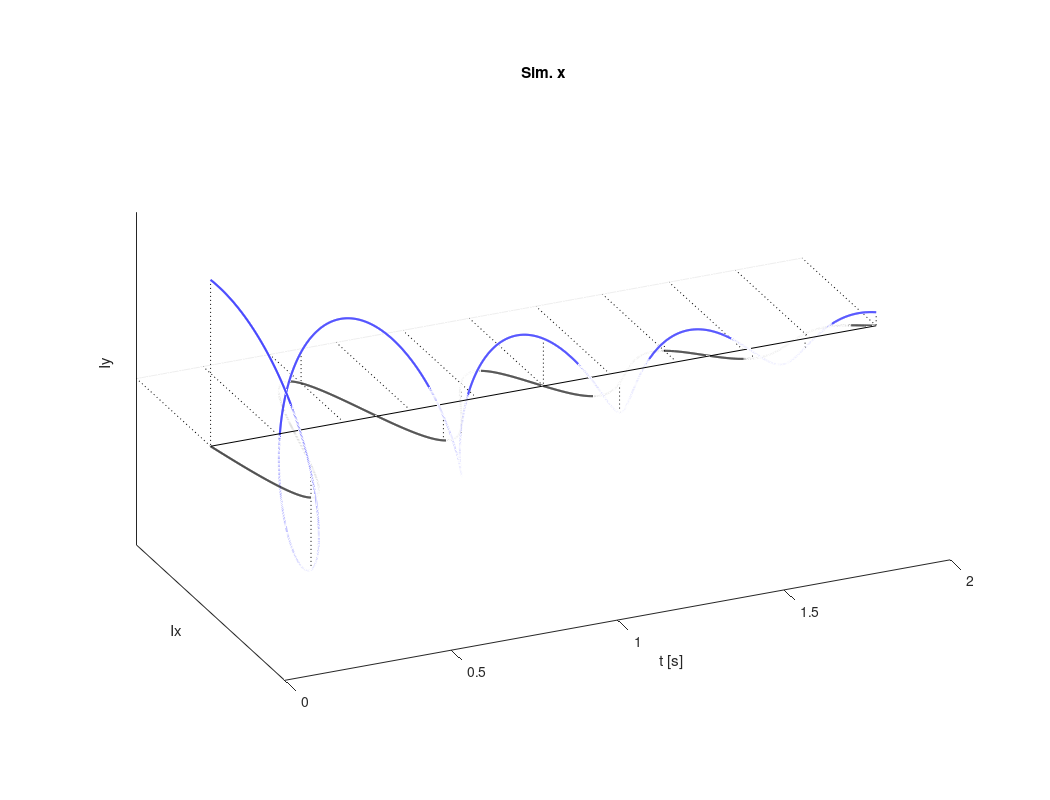
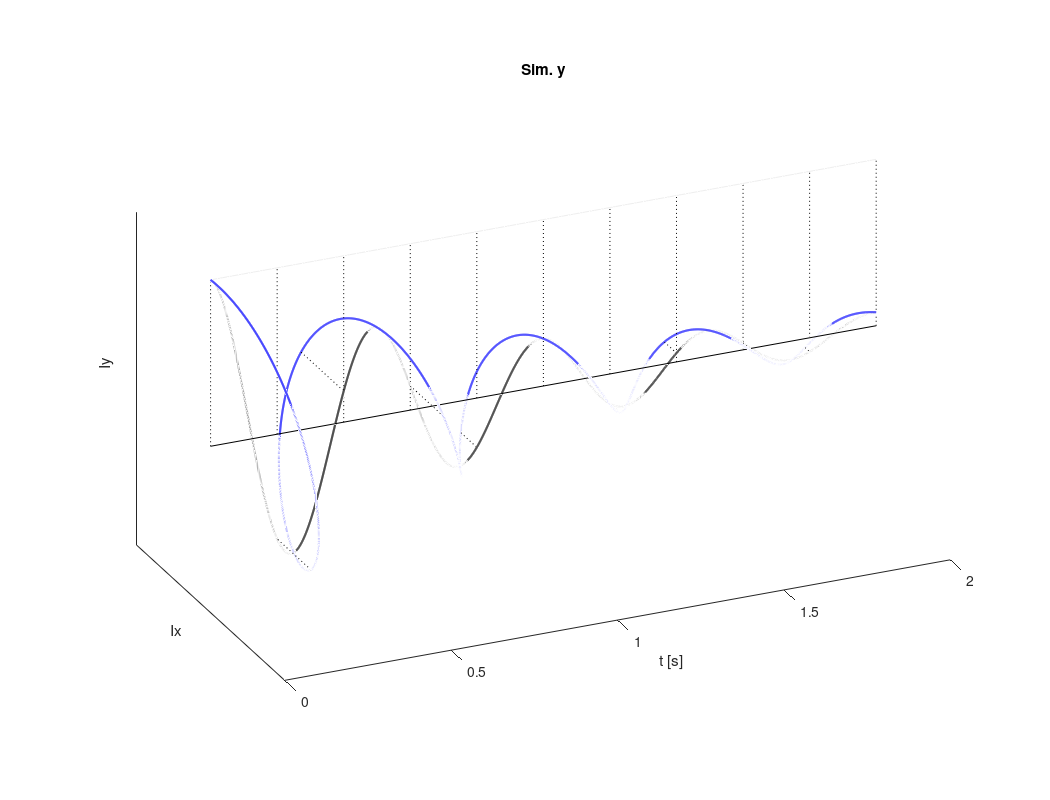

The MATLAB script that drew these images, in order:
clear all
detector_phase=[0];
main_ratio=1;

%for mainlooop=[-2:4]
for mainlooop=[0:1]
    %for mainlooop=[2]
    
    phi_an_orig=20;
    
    phase_in=0;
    dist_in_hz=0;
    erro_in_deg=0;
    add_text='';
    sw=5;
    dw=1/(1*sw);
    disp(['Dwell time = ' num2str(dw) '/n with n=1 or 2'])
    %t=0:dw:1000;
    %t=0:dw:10000-dw;
    ffac=1000;
    th=0:dw/(2*ffac):2+dw/(2*ffac);
    
    t=th(1:2:end);
    lb=1/5;%1/2
    listpos=1:ffac:size(t,2);
    
    
    %nu=[2.01321321 ];
    amp=[1 0.1 0.1 0.1 0.5];
    height=[0.99 0.9 0.5 ];
    height=[0.99 0.9 ];
    heightfirst=[ 0.5 0.1 0.02  ];
    heightfirstd=[ 0.1 0.02 ];
    
    %%sim td complex points
    % fid_sim= (main_ratio)*exp(j*2*pi*((t )*nu)).*exp(-t*2*pi*lb);
    %%seq td*2 real points
    fid_full=(0)*th;
    nu=[5 -5 -2 1 9.5];
    nu=[-1.13];
    nu=[-2];%from -sw/2 to sw/2
    nurref=-sw/2;
    if mainlooop==1
        ti_txt='Sim. y';
        
        nuref=[nurref]*0;
        fid_ref=fid_full+exp(0*pi/2+1i*2*pi*((th)*nuref));%.*exp(-th*2*pi*lb);
        fid_ref=fid_ref(1:2:end);% 1, 3, 5...
    end
    if mainlooop==0
        ti_txt='Sim. x';
        nuref=[nurref]*0;
        fid_ref=fid_full+exp(1i*(pi/2+2*pi*((th)*nuref)));%.*exp(-th*2*pi*lb);
        fid_ref=fid_ref(1:2:end);% 1, 3, 5...
    end
    
    if mainlooop==2
        ti_txt='Redfield ';
        
        nuref=[nurref]*1;
        fid_ref=fid_full+exp(1i*(1*pi/2+2*pi*((th)*nuref)));%.*exp(-th*2*pi*lb);
    end
    if mainlooop==3
        ti_txt='Redfield unwinded';
        
        nuref=[0]*0000000;
        nu=nu-[ nurref];
        fid_ref=fid_full+exp(1i*(1*pi/2+2*pi*((th)*nuref)));%.*exp(-th*2*pi*lb);
    end
    if mainlooop==4
        ti_txt='Single channel -0.125 Hz shift';
        
        nuref=-0.125;
        fid_ref=fid_full+exp(1i*(1*pi/2+2*pi*((th)*nuref)));%.*exp(-th*2*pi*lb);
    end
    if mainlooop==-1
        ti_txt='Sim y -0.125 Hz shift';
        
        nuref=-0.125;
        fid_ref=fid_full+exp(1i*(000*pi/2+2*pi*((th)*nuref)));%.*exp(-th*2*pi*lb);
        fid_ref=fid_ref(1:2:end);% 1, 3, 5...
        
    end
    if mainlooop==-2
        ti_txt='Sim x -0.125 Hz shift';
        
        nuref=-0.125;
        fid_ref=fid_full+exp(1i*(1*pi/2+2*pi*((th)*nuref)));%.*exp(-th*2*pi*lb);
        fid_ref=fid_ref(1:2:end);% 1, 3, 5...
        
    end
    nu_shifted=nu+sw/2;%list of frequ all positive for "qf"
    for loo_spi=1:size(nu,2)
        fid_full=fid_full+amp(1,loo_spi)*exp(1i*2*pi*((th)*nu(1,loo_spi))).*exp(-th*2*pi*lb);
    end
    fid_full=(fid_full*exp(1i*detector_phase/180*pi));
    fid_full_shfited=0*fid_full;
    for loo_spi=1:size(nu_shifted,2)
        fid_full_shfited=fid_full_shfited+amp(1,loo_spi)*exp(1i*2*pi*((th)*nu_shifted(1,loo_spi))).*exp(-th*2*pi*lb);
    end
    fid_full_shfited=real(fid_full_shfited*exp(1i*detector_phase/180*pi));
    
    fid_sim=fid_full(1:2:end);% 1, 3, 5...
    fid_seq= 0*fid_full;
    %  figure(1111);clf;plot(real(phase_in));dfasdf
    
    %mamip to get seq data algebra (phase 90)
    %     skip_detail=1;
    %     if skip_detail==0,
    %         for cursor=1:size(fid_full,2),
    %             if mod(cursor-1,4)==0,
    %                 fid_seq(cursor)=+real(fid_full(1,cursor));
    %             end
    %             if mod(cursor-1,4)==1,
    %                 fid_seq(cursor)=+imag(fid_full(1,cursor));
    %             end
    %             if mod(cursor-1,4)==2,
    %                 fid_seq(cursor)=-real(fid_full(1,cursor));
    %             end
    %             if mod(cursor-1,4)==3,
    %                 fid_seq(cursor)=-imag(fid_full(1,cursor));
    %             end
    %         end
    %     else
    %same as above, but using phase
    phi_an=(-90-phi_an_orig)/180*pi;%normally for qseq, tppi, refield: phi_an=pi/2;
    phases_pt=0:size(fid_seq,2)-1;
    phases=phi_an*phases_pt;
    fid_seq_shifted=real(fid_full.*exp(-1i*phases));
    
    phi_an=(-90-0)/180*pi;%normally for qseq, tppi, refield: phi_an=pi/2;
    phases_pt=0:size(fid_seq,2)-1;
    phases=phi_an*phases_pt;
    fid_seq=real(fid_full.*exp(-1i*phases));
    
    
    fid_seq_qf=real(fid_full_shfited);
    figure(2);clf;
     plot3(t,imag(fid_sim),real(fid_sim),'b-','linewidth',1.5);hold on
    if mainlooop==0
   %     plot3(t,imag(fid_sim),-real(fid_sim),'r-','linewidth',1.5);hold on
    end
   if mainlooop==1
  %      plot3(t,-imag(fid_sim),real(fid_sim),'r-','linewidth',1.5);hold on
    end
  
plot3([min(t) max(t) ],[0 0],[0 0],'k-');hold on
if mainlooop>=2
    plot3(th,imag(fid_ref),real(fid_ref),'k:');hold on
    for_quad_pt=1:ffac/2:size(th,2)/2;
    fid_ref=fid_ref(1:2:end);
    
else
    plot3(t,imag(fid_ref),real(fid_ref),'k:');hold on
    for_quad_pt=1:ffac:size(th,2)/2;
    
end
%
% for for_quad_pt2=for_quad_pt
%     for_quad_pt2
%     plot3([for_quad_pt2],[,for_quad_pt2*0],[for_quad_pt2*0],'.')
%         plot3([t(for_quad_pt2) t(for_quad_pt2)],[0 imag(fid_sim(for_quad_pt2))],[0 real(fid_sim(for_quad_pt2))],'k-')
%
%     plot3([t(for_quad_pt2) t(for_quad_pt2)],[0 imag(fid_sim(for_quad_pt2))],[0 t(for_quad_pt2)*0],'g-')
%     plot3([t(for_quad_pt2) t(for_quad_pt2)],[0 t(for_quad_pt2)*0],[0 real(fid_sim(for_quad_pt2))],'r-')
% end
sp=imag(fid_ref()).*imag(fid_sim())+real(fid_ref()).*real(fid_sim());

plot3(t,sp.* imag(fid_ref),sp.* real(fid_ref),'k-','linewidth',1.5)

for for_quad_pt2=for_quad_pt
    plot3([t(for_quad_pt2) t(for_quad_pt2)],[-imag(fid_ref(for_quad_pt2))*000000 imag(fid_ref(for_quad_pt2))],[-real(fid_ref(for_quad_pt2))*000000 real(fid_ref(for_quad_pt2))],'k:')
    sp=imag(fid_ref(for_quad_pt2))*imag(fid_sim(for_quad_pt2))+real(fid_ref(for_quad_pt2))*real(fid_sim(for_quad_pt2));
    v1=imag(fid_ref(for_quad_pt2))*imag(fid_ref(for_quad_pt2))+real(fid_ref(for_quad_pt2))*real(fid_ref(for_quad_pt2));
    v2=imag(fid_sim(for_quad_pt2))*imag(fid_sim(for_quad_pt2))+real(fid_sim(for_quad_pt2))*real(fid_sim(for_quad_pt2));
    if sp<0 sii=-1;else sii=1;end
    %  sp=sii*sqrt(sp*sii)/(sqrt(v1)*sqrt(v2));
    sp=(sp)/((v1));
    
    angr=acos(sp)*sii;
    angi=cos(angr);
    anga=sin(angr);
    %%% plot3([t(for_quad_pt2) t(for_quad_pt2)],sp*[0 imag(fid_ref(for_quad_pt2))],sp*[0 real(fid_ref(for_quad_pt2))],'k-')
        
        plot3([t(for_quad_pt2) t(for_quad_pt2)],[imag(fid_sim(for_quad_pt2)) sp*imag(fid_ref(for_quad_pt2))],[real(fid_sim(for_quad_pt2)) sp*real(fid_ref(for_quad_pt2))],'k:')
        
    % plot3([t(for_quad_pt2) t(for_quad_pt2)],anga*[0 imag(fid_ref(for_quad_pt2))],anga*[0 real(fid_ref(for_quad_pt2))],'r--')
    
    %
    %     plot3([t(for_quad_pt2) t(for_quad_pt2)],[0 imag(fid_sim(for_quad_pt2))],[0 t(for_quad_pt2)*0],'g-')
    %     plot3([t(for_quad_pt2) t(for_quad_pt2)],[0 t(for_quad_pt2)*0],[0 real(fid_sim(for_quad_pt2))],'r-')
    
end
view([-24 24])
%view([0 0])
axis([0 max(t) -1 1 -1 1]);
pbaspect([2 1 1])



%
%
% fid_sim(1)=fid_sim(1)/2;
% fid_seq(1)=fid_seq(1)/2;
% fid_seq_shifted(1)=fid_seq_shifted(1)/2;
% fid_seq_qf(1)=fid_seq_qf(1)/2;
%
%
%
% spectrum0=fftshift(fft((fid_sim)))*exp(-1i*detector_phase/180*pi);
% spectrum1=(fft((fid_seq)))*exp(-1i*detector_phase/180*pi);
% spectrumqf=(fft((fid_seq_qf)))*exp(-1i*detector_phase/180*pi);
% spectrum1_shifted=(fft((fid_seq_shifted)))*exp(-1i*detector_phase/180*pi);
% %keep second part
% %spectrum1=spectrum1(:,size(spectrum1,2)/2+1:end);
%
% phi_an=2*(90-0)/180*pi;%normally for qseq, tppi, refield: phi_an=pi/2;
% phases_pt=0:size(fid_sim,2)-1;
% phases=phi_an*phases_pt;
% fid_simt=(fid_sim.*exp(-j*phases));
% spectrum2=(fft((fid_simt)))*exp(-1i*detector_phase/180*pi);
%
%
% phi_an=2*(90-phi_an_orig)/180*pi;%normally for qseq, tppi, refield: phi_an=pi/2;
% phases_pt=0:size(fid_sim,2)-1;
% phases=phi_an*phases_pt;
% fid_sim=(fid_sim.*exp(-j*phases));
% spectrum2_shifted=(fft((fid_sim)))*exp(-1i*detector_phase/180*pi);
%
%
% % top=max(max(abs(spectrum)));
% % spectrum=spectrum/top;
% incsw=sw/size(t,2);
%
% scale=-sw/2+incsw/2:incsw :sw/2-incsw/2;
% scale1=-sw/2+incsw/2:incsw :3*sw/2-incsw/2;
%
%
%
% where_projy=sw/2;
% where_projx=-1;
%
% %plot3(where_projy+0*scale,imag(spectrum),real(spectrum),'k-'); hold on
% off_fig0=-18;
% off_fig1=2*off_fig0;
% off_fig2=3*off_fig0;
% off_fig3=4*off_fig0;
% off_fig4=5*off_fig0;
% off_figm=off_fig0;
% spacce=off_fig0;
% off_fig0=0;
%
% cur_f=figure(1);clf;
%
% for loop=1:6,
%     if loop==2,
%         plot(10*[1 1],spacce*(loop-1)+[0 -spacce-3],'k-'); hold on
%     else
%         plot(0*[1 1],spacce*(loop-1)+[0 -spacce-3],'k-'); hold on
%
%     end
% end
% plot(scale,off_fig0+real(spectrum0),'k-'); hold on
%
% pos_x_text=-9.5;pos_y=15;
%
% text(pos_x_text,off_fig0+pos_y,'sim')
% plot(scale1,off_fig1+real(spectrum1),'k-'); hold on
% text(pos_x_text,off_fig1+pos_y,'seq')
%
% plot(scale1,off_figm+real(spectrumqf),'k-'); hold on
% text(pos_x_text,off_figm+pos_y,'QF')
%
% plot(scale1,off_fig3+real(spectrum1_shifted),'k-'); hold on
% text(pos_x_text,off_fig3+pos_y,'Shifted seq')
%
% plot(scale,off_fig2+real(spectrum2),'k-'); hold on
% text(pos_x_text,off_fig2+pos_y,'sim-TPPI')
%
%
% plot(scale,off_fig4+real(spectrum2_shifted),'k-'); hold on
% text(pos_x_text,off_fig4+pos_y,'Shifted sim-TPPI')


title(ti_txt,'interpreter','none')
set(gcf,'color','w');

set(gca,'ytick',[])
ylabel('Ix');
set(gca,'ztick',[])
zlabel('Iy');
xlabel('t [s]');

cur_f.Units='centimeters';
cur_f.Position=[30 30 16 10];
cur_f.Position=[30 30 8 5];


orient landscape
print('-depsc','-tiff','-r600',[ 'Fig_demo_blue_'  num2str(mainlooop) '.eps']);%here

end
